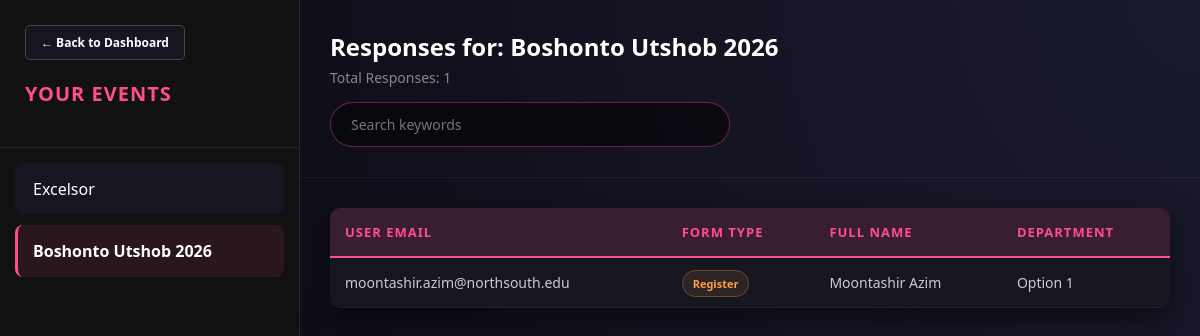
The page /view_responses.php?event_id=1 (signed in) on the database its author committed.
### tables this page shows
CREATE TABLE `events` (
  `event_id` int(11) NOT NULL,
  `club_id` int(11) DEFAULT NULL,
  `event_name` varchar(255) NOT NULL,
  `event_duration` decimal(4,2) DEFAULT NULL,
  `event_date` datetime DEFAULT NULL,
  `event_creator` varchar(255) DEFAULT NULL,
  `event_availablity` tinyint(1) DEFAULT NULL,
  `security_clearance` varchar(50) DEFAULT 'Pending',
  `admin_clearance` varchar(50) DEFAULT 'Pending',
  `security_message` text DEFAULT NULL
);

### view_responses.php (the view, shortened to what this page needs)
<?php
include 'connection.php';
mysqli_set_charset($con, "utf8mb4");
$club_id = $_SESSION['club_id'];
$events = [];
$event_stmt = $con->prepare("SELECT event_id, event_name FROM events WHERE club_id = ? ORDER BY event_id DESC");
$event_stmt->bind_param("i", $club_id);
$event_stmt->execute();
$event_res = $event_stmt->get_result();
while($row = $event_res->fetch_assoc()) {
    $events[] = $row;
}
$selected_event_id = isset($_GET['event_id']) ? intval($_GET['event_id']) : null;
$responses = [];
$columns = ['User Email', 'Form Type'];
$event_title = "Select an event to view responses";
if ($selected_event_id) {
    $check_stmt = $con->prepare("SELECT event_name FROM events WHERE event_id = ? AND club_id = ?");
    $check_stmt->bind_param("ii", $selected_event_id, $club_id);
    $check_stmt->execute();
    $check_res = $check_stmt->get_result();
    if ($check_res->num_rows > 0) {
        $event_title = "Responses for: " . $check_res->fetch_assoc()['event_name'];
        $resp_stmt = $con->prepare("SELECT user_email, response_data FROM forms_responses WHERE event_id = ?");
        $resp_stmt->bind_param("i", $selected_event_id);
        $resp_stmt->execute();
        $resp_result = $resp_stmt->get_result();
        while($r = $resp_result->fetch_assoc()) {
            $data = json_decode($r['response_data'], true);
            $form_type = isset($data['_form_type']) ? ucfirst($data['_form_type']) : 'General';
            unset($data['_form_type']);
            $row_data = [
                'User Email' => $r['user_email'],
                'Form Type' => $form_type
            ];
            if (is_array($data)) {
                foreach($data as $key => $value) {
                    if (!in_array($key, $columns)) {
                        $columns[] = $key;
                    }
                    $row_data[$key] = $value;
                }
            }
            $responses[] = $row_data;
        }
    } else {
        $event_title = "Unauthorized or Event Not Found.";
    }
}
?>
<!DOCTYPE html>
<html lang="en">
<head>
</head>
<body>
    <div class="sidebar">
        <div class="sidebar-header">
            <a href="club_dashboard.php" class="back-btn">← Back to Dashboard</a>
            <h2 style="margin-top: 20px;">Your Events</h2>
        </div>
        <div class="event-list">
            <?php if (empty($events)): ?>
                <div class="empty-state" style="padding: 20px;">No events found.</div>
            <?php else: ?>
                <?php foreach ($events as $ev): ?>
                    <a href="?event_id=<?= $ev['event_id'] ?>" class="event-item <?= ($selected_event_id == $ev['event_id']) ? 'active' : '' ?>">
                        <?= htmlspecialchars($ev['event_name']) ?>
                    </a>
                <?php endforeach; ?>
            <?php endif; ?>
        </div>
    </div>
    <div class="main-content">
        <div class="content-header">
            <h1><?= htmlspecialchars($event_title) ?></h1>
            <?php if ($selected_event_id && !empty($responses)): ?>
                <p style="color: #888; margin-top: 5px; font-size: 14px;">Total Responses: <?= count($responses) ?></p>
                <div class="search-container">
                    <input type="text" id="searchInput" class="search-input" placeholder="Search keywords">
                </div>
            <?php endif; ?>
        </div>
        <div class="table-container">
            <?php if (!$selected_event_id): ?>
                <div class="empty-state">
                    <h2 style="color: var(--pink); margin-bottom: 10px;">Select an event from the sidebar</h2>
                    <p>Click on any of your events on the left to load the form and ticket responses.</p>
                </div>
            <?php else: ?>
                <table>
                    <thead>
                        <tr>
                            <?php foreach ($columns as $col): ?>
                                <th><?= htmlspecialchars($col) ?></th>
                            <?php endforeach; ?>
                        </tr>
                    </thead>
                    <tbody>
                        <?php foreach ($responses as $row): ?>
                            <tr>
                                <?php foreach ($columns as $col): ?>
                                    <td>
                                        <?php
                                            if ($col === 'Form Type') {
                                                $type = strtolower($row[$col] ?? 'general');
                                                echo "<span class='badge {$type}'>" . htmlspecialchars($row[$col] ?? 'N/A') . "</span>";
                                            } else {
                                                echo htmlspecialchars($row[$col] ?? '-');
                                            }
                                        ?>
                                    </td>
                                <?php endforeach; ?>
                            </tr>
                        <?php endforeach; ?>
                    </tbody>
                </table>
            <?php endif; ?>
        </div>
    </div>
</body>
</html>

### view_responses.php (style rules this page uses)
:root { --pink: #ff4d8d; --dark-bg: #0b0b13; --card: #161621; }
* { box-sizing: border-box; margin: 0; padding: 0; font-family: 'Segoe UI', sans-serif; }
body { background: var(--dark-bg); color: white; display: flex; height: 100vh; overflow: hidden; }
.sidebar { width: 300px; background: #111; border-right: 1px solid rgba(255, 77, 141, 0.2); display: flex; flex-direction: column; }
.sidebar-header { padding: 25px; border-bottom: 1px solid rgba(255, 255, 255, 0.1); }
.sidebar-header h2 { color: var(--pink); font-size: 20px; text-transform: uppercase; letter-spacing: 1px; margin-bottom: 15px; }
.back-btn { background: var(--card); color: white; border: 1px solid rgba(255,255,255,0.2); padding: 8px 15px; border-radius: 5px; text-decoration: none; font-size: 12px; font-weight: bold; display: inline-block; transition: 0.3s; }
.event-list { flex-grow: 1; overflow-y: auto; padding: 15px; }
.event-item { display: block; padding: 15px; background: var(--card); margin-bottom: 10px; border-radius: 8px; text-decoration: none; color: white; border-left: 3px solid transparent; transition: 0.3s; }
.event-item.active { border-left-color: var(--pink); background: rgba(255, 77, 141, 0.1); font-weight: bold; }
.main-content { flex-grow: 1; display: flex; flex-direction: column; overflow: hidden; background: radial-gradient(circle at top right, #1a1a2e, #0b0b13); }
.content-header { padding: 30px; border-bottom: 1px solid rgba(255, 255, 255, 0.05); }
.content-header h1 { font-size: 24px; font-weight: 800; }
.search-container { margin-top: 15px; }
.search-input { width: 100%; max-width: 400px; padding: 12px 20px; border-radius: 30px; border: 1px solid rgba(255, 77, 141, 0.4); background: rgba(0,0,0,0.5); color: white; font-size: 14px; outline: none; transition: 0.3s; }
.table-container { flex-grow: 1; padding: 30px; overflow: auto; }
table { width: 100%; border-collapse: collapse; background: var(--card); border-radius: 10px; overflow: hidden; box-shadow: 0 10px 30px rgba(0,0,0,0.5); }
thead { background: rgba(255, 77, 141, 0.15); }
th { padding: 15px; text-align: left; color: var(--pink); font-size: 13px; text-transform: uppercase; letter-spacing: 1px; border-bottom: 2px solid var(--pink); white-space: nowrap; }
td { padding: 15px; border-bottom: 1px solid rgba(255, 255, 255, 0.05); font-size: 14px; color: #ccc; }
.badge { background: #222230; padding: 5px 10px; border-radius: 20px; font-size: 11px; font-weight: bold; border: 1px solid rgba(255,255,255,0.2); }
.badge.register { color: #ff9f43; border-color: rgba(255, 159, 67, 0.3); background: rgba(255, 159, 67, 0.1); }

### rows shown on the page
events: event_name "Excelsor"
events: event_name "Boshonto Utshob 2026", event_name "Responses for: Boshonto Utshob 2026"

### other values the page prints
count($responses) "1"
$col "USER EMAIL"
$col "FORM TYPE"
$col "FULL NAME"
$col "DEPARTMENT"
$row[$col] "moontashir.azim@northsouth.edu"
$row[$col] "Register"
$row[$col] "Moontashir Azim"
$row[$col] "Option 1"
